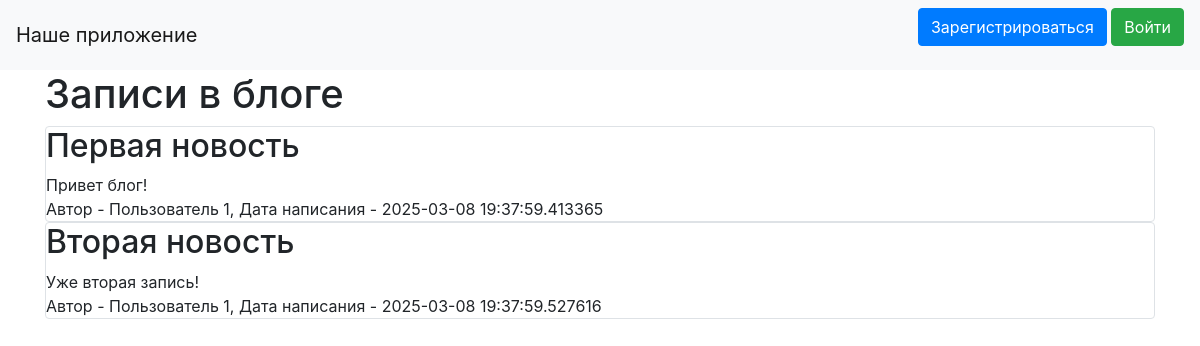
The app's page /, older data.
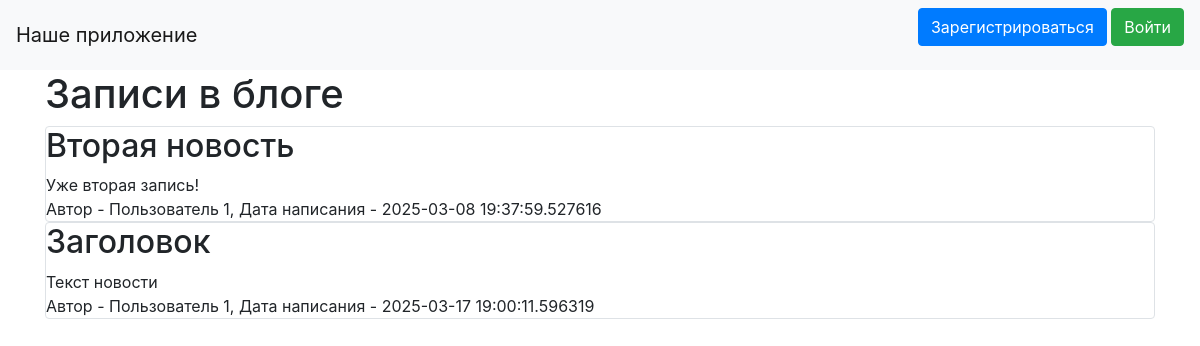
The same page, newer data.
### data/news.py (models this page shows)
class News(SqlAlchemyBase, SerializerMixin):
    __tablename__ = 'news'
    id = sqlalchemy.Column(sqlalchemy.Integer,
                           primary_key=True, autoincrement=True)
    title = sqlalchemy.Column(sqlalchemy.String, nullable=True)
    content = sqlalchemy.Column(sqlalchemy.String, nullable=True)
    created_date = sqlalchemy.Column(sqlalchemy.DateTime,
                                     default=datetime.datetime.now)
    is_private = sqlalchemy.Column(sqlalchemy.Boolean, default=True)
    user_id = sqlalchemy.Column(sqlalchemy.Integer,
                                sqlalchemy.ForeignKey("users.id"))
    user = orm.relationship('User')
    categories = orm.relationship("Category",
                                  secondary="association",
                                  backref="news")

### data/users.py (models this page shows, shortened)
class User(SqlAlchemyBase, UserMixin, SerializerMixin):
    __tablename__ = 'users'
    id = sqlalchemy.Column(sqlalchemy.Integer,
                           primary_key=True, autoincrement=True)
    name = sqlalchemy.Column(sqlalchemy.String, nullable=True)
    about = sqlalchemy.Column(sqlalchemy.String, nullable=True)
    email = sqlalchemy.Column(sqlalchemy.String,
                              index=True, unique=True, nullable=True)
    hashed_password = sqlalchemy.Column(sqlalchemy.String, nullable=True)
    created_date = sqlalchemy.Column(sqlalchemy.DateTime,
                                     default=datetime.datetime.now)
    news = orm.relationship("News", back_populates='user')

### index.py (the view)
@app.route("/")
def index():
    db_sess = db_session.create_session()
    if current_user.is_authenticated:
        news = db_sess.query(News).filter(
            (News.user == current_user) | (News.is_private != True))
    else:
        news = db_sess.query(News).filter(News.is_private != True)
    return render_template("index.html", news=news)

### data/db_session.py (called while the page is built)
def create_session() -> Session:
    global __factory
    return __factory()

### templates/index.html (shortened to what this page needs)
{% extends "base.html" %}
{% block content %}
<h1>Записи в блоге</h1>
{% for item in news%}
<div class="col-md6 border rounded">
    <h2>{{item.title}}</h2>
    <div>
        {{item.content}}
    </div>
    <div>
        Автор - {{item.user.name}}, Дата написания - {{item.created_date}}
    </div>
</div>
{% endfor %}
{% endblock %}

### templates/base.html (shortened to what this page needs)
<!doctype html>
<html lang="en">
<head>
    <link rel="stylesheet"
          href="https://stackpath.bootstrapcdn.com/bootstrap/4.4.1/css/bootstrap.min.css"
>
</head>
<body>
<header>
    <nav class="navbar navbar-light bg-light">
        <a class="navbar-brand" href="/">Наше приложение</a>
            {% if current_user.is_authenticated %}
        <a class="navbar-brand" href="/logout">{{ current_user.name }}</a>
            {% else %}
        <p>
            <a class="btn btn-primary " href="/register">Зарегистрироваться</a>
            <a class="btn btn-success" href="/login">Войти</a>
        </p>
            {% endif %}
    </nav>
</header>
<main role="main" class="container">
    {% block content %}{% endblock %}
</main>
</body>
</html>

Row changes from the older to the newer data that the page shows:
removed News: title "Первая новость", content "Привет блог!", user.name "Пользователь 1", created_date "2025-03-08 19:37:59.413365"
added News: title "Заголовок", content "Текст новости", user.name "Пользователь 1", created_date "2025-03-17 19:00:11.596319"
